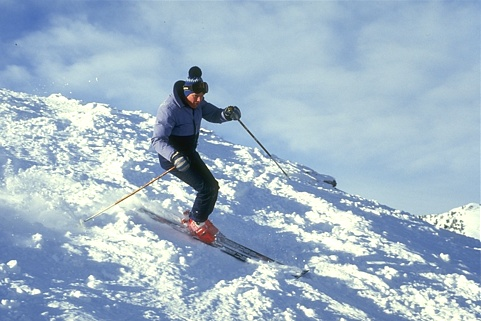
#> input picture Images/61060.jpg, 481 x 321 px
$ python generate_visibilities.py --input_path Images --output_path out
#> lines starting #> are read from the running program, lines starting #| are printed output that depends on the picture; after the words box and inside, x2 and y2 are one past the last pixel; in counts of white or black regions, pixels touching at a corner belong together
import os
import argparse
import numpy as np

from skimage import io, transform

def circular_arc_mask(H, W, radius, theta_start=0.0, theta_end=np.pi):
    y, x = np.ogrid[:H, :W]
    cx = (W - 1) / 2
    cy = (H - 1) / 2

    X = x - cx
    Y = cy - y
    dist_sq = X**2 + Y**2

    ring_mask = (dist_sq <= (radius + 1.0)**2) & (dist_sq >= (radius - 1.0)**2)
    theta = np.mod(np.arctan2(Y, X), 2 * np.pi)

    theta_start = np.mod(theta_start, 2 * np.pi)
    theta_end = np.mod(theta_end, 2 * np.pi)

    if theta_start <= theta_end:
        arc_mask = (theta >= theta_start) & (theta <= theta_end)
    else:
        arc_mask = (theta >= theta_start) | (theta <= theta_end)

    mask = ring_mask & arc_mask

    theta2_start = np.mod(theta_start + np.pi, 2 * np.pi)
    theta2_end   = np.mod(theta_end + np.pi, 2 * np.pi)

    if theta2_start <= theta2_end:
        arc_mask_2 = (theta >= theta2_start) & (theta <= theta2_end)
    else:
        arc_mask_2 = (theta >= theta2_start) | (theta <= theta2_end)

    mask = mask | (ring_mask & arc_mask_2)

    return mask


def generate_mask(H, W, sample_frac=0.1, rng=None):
    if rng is None:
        rng = np.random.default_rng()
    mask = np.zeros((H, W), dtype=np.float32)
    arc_length = rng.uniform(np.pi/6, np.pi/4)
    while np.sum(mask) < sample_frac * H * W:
        radius = rng.integers(10, min(H, W) // 2 - 5)
        theta_start = rng.uniform(0, np.pi)
        theta_end = theta_start + arc_length
        new_mask = circular_arc_mask(H, W, radius, theta_start, theta_end)

        mask = np.logical_or(mask, new_mask).astype(np.float32)

    return mask.astype(np.float32)


def generate_visibilities(file_path, img_size=None, sample_frac=0.10, random_mask=False, rng=None):
#> called with file_path = 'Images/61060.jpg', sample_frac = 0.1, random_mask = False
    if rng is None:
        rng = np.random.default_rng()

    img = io.imread(file_path, as_gray=True)
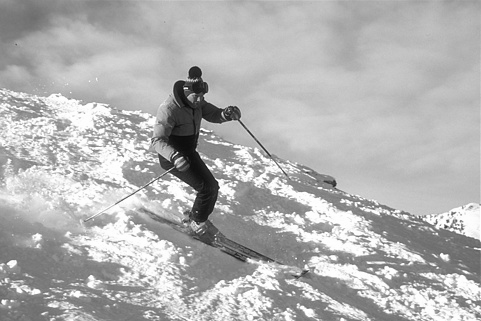
#> img: shape (321, 481) float64; min 0.0395, max 1, mean 0.7
    if img_size is not None:
        img = transform.resize(img, img_size, anti_aliasing=True)
    else:
        img_size = img.shape
#> img_size = (321, 481)
    img = img.astype(np.float32)
    img_min, img_max = img.min(), img.max()
#> img_min = 0.0395; img_max = 1
    if img_max > img_min:
        img = (img - img_min) / (img_max - img_min)
    else:
        img = np.zeros_like(img, dtype=np.float32)

    if random_mask:
        mask = (rng.random(img_size) < sample_frac).astype(np.float64)
    else:
        H, W = img_size
#> H = 321; W = 481
        mask = generate_mask(H, W, sample_frac=sample_frac, rng=rng)
#> after the loop in generate_mask, `while np.sum(mask) < sample_frac * H * W:`:
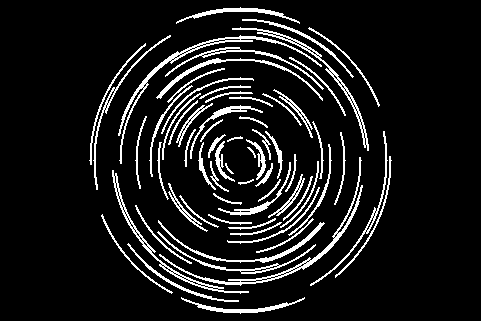
#> mask: shape (321, 481) float32; values 0 (black) and 1 (white), 10.2% white in thin lines or dots, all inside (x1, y1, x2, y2) = (89, 7, 392, 314)

    fft_full = np.fft.fftshift(np.fft.fft2(img, norm="ortho"))
    visibilities = mask * fft_full

    return visibilities, mask, img

if __name__ == "__main__":
    parser = argparse.ArgumentParser()
    parser.add_argument('--input_path', type=str, required=True, help="Path to the Input Folder containing the images")
    parser.add_argument('--output_path', type=str, required=True, help="Path to the Output Folder for saving the visibilities")
    parser.add_argument('--img_size', type=int, nargs=2, default=None, help="Optional image size (H W). If not provided, no resizing is done.")
    parser.add_argument('--sample_frac', type=float, default=0.10, help="Fraction of Fourier coefficients to sample (default: 0.10)")
    parser.add_argument('--random_mask', action='store_true', help="Use random mask instead of circular arc mask")
    parser.add_argument('--seed', type=int, default=42, help="Random seed for reproducibility (default: 42)")
    args = parser.parse_args()

    mask_type = "random" if args.random_mask else "arc"
    os.makedirs(os.path.join(args.output_path, f"{mask_type}_{args.sample_frac*100:.0f}/Visibilities"), exist_ok=True)
    rng = np.random.default_rng(seed=args.seed)
    for filename in sorted(os.listdir(args.input_path)):
        if filename.lower().endswith(('.png', '.jpg', '.jpeg', '.bmp', '.tiff')):
            file_path = os.path.join(args.input_path, filename)
            visibilities, mask, image = generate_visibilities(file_path, img_size=args.img_size, sample_frac=args.sample_frac, random_mask=args.random_mask, rng=rng)
            np.savez(os.path.join(args.output_path, f"{mask_type}_{args.sample_frac*100:.0f}/Visibilities", f"{os.path.splitext(filename)[0]}.npz"), visibilities=visibilities, mask=mask, image=image)
#> pass 2 of the loop `for filename in sorted(os.listdir(args.input_path)):`:
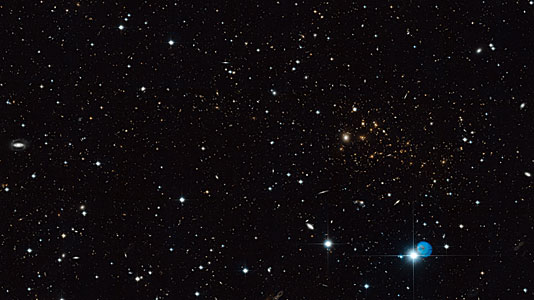
#> input picture Images/heic1215b.jpg, 534 x 300 px
#> img_min = 0
#> after the loop in generate_mask (call 2), `while np.sum(mask) < sample_frac * H * W:`:
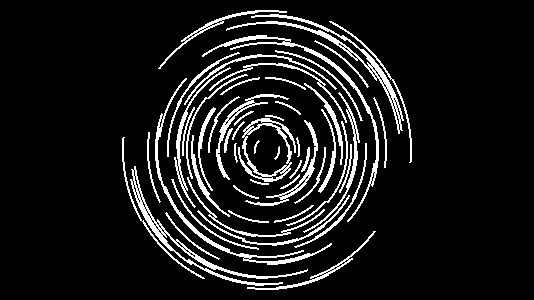
#> mask: shape (300, 534) float32; values 0 (black) and 1 (white), 10.1% white in thin lines or dots, all inside (x1, y1, x2, y2) = (122, 10, 412, 290)
